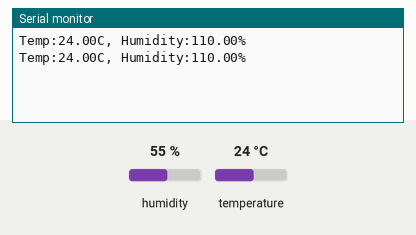
Bench run of a sketch on a simulated Arduino Uno, built with avr-gcc and run on an emulated ATmega328P. On the bench: the last lines printed to the serial monitor. Inputs (shaded band) come from the test bench; at power-on: humidity 55 %, temperature 24 °C.

Above: at 1.2 s.
1.3 s: humidity set to 22 %
At 2.5 s:
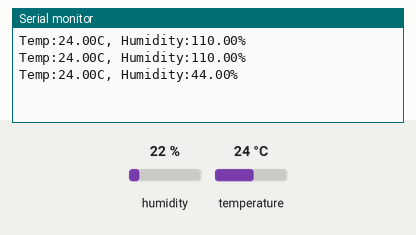
2.8 s: temperature set to 12 °C
At 3.9 s:
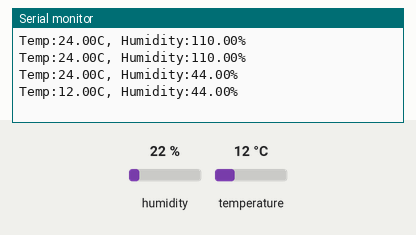
4.3 s: humidity set to 40 %
At 5.5 s:
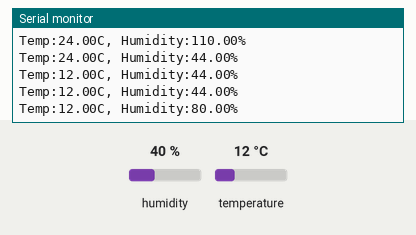
Timing chart, 0 to 7.3 s (numbered marks = the images above; inputs shaded):
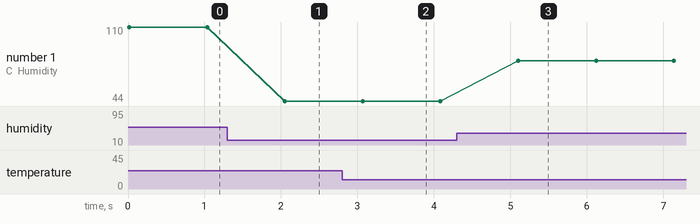

The sketch:

humidity.ino
```cpp
#include "SparkFun_Si7021_Breakout_Library.h"
#include <Wire.h>

float humidity = 0;
float tempf = 0;


int power = A3;
int GND = A2;


Weather sensor;

void setup()
{
    Serial.begin(9600);

    pinMode(power, OUTPUT);
    pinMode(GND, OUTPUT);

    digitalWrite(power, HIGH);
    digitalWrite(GND, LOW);


    sensor.begin();

}
void loop()
{

    getWeather();
    printInfo();
    delay(1000);

}

void getWeather()
{

  humidity = sensor.getRH();


  tempf = sensor.getTempF();

}

void printInfo()
{

  Serial.print("Temp:");
  tempf=(tempf-32)*5/9;
  Serial.print(tempf);
  Serial.print("C, ");

  Serial.print("Humidity:");
  humidity=humidity*2;
  Serial.print(humidity);
  Serial.println("%");
}
```

Measured:
- after the input at 1.3 s, the serial monitor: prints a new line after 0.75 s (image 1)
- after the input at 2.8 s, the serial monitor: prints a new line after 0.27 s (image 2)
- after the input at 4.3 s, the serial monitor: prints a new line after 0.81 s (image 3)
- plotted number 1: 110 → 44 after the input at 1.3 s, 44 → 80 after the input at 4.3 s
